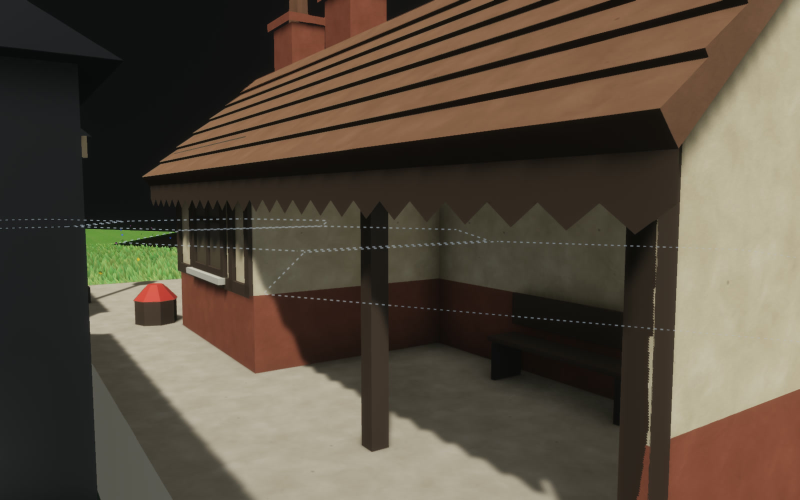
#> input picture docs/checkpoints/rail_station/station-play-shelter.jpg, 1600 x 1000 px, given in place of ref-1.jpg, which was not available (shown at 1/2 size)
$ python sheet.py
#> lines starting #> are read from the running program, lines starting #| are printed output that depends on the picture; pictures that were not available may be replaced by others from this repository, and a replacement may not be noted
"""Review sheet for the station, rail_station_platform and rail_station_shelter (P3, refs A17): the approved references, a textured headless EEVEE
still, and the in-engine shots (`--tilt off`) from station.json. Run from the repo root after
run.sh: python3 docs/checkpoints/rail_station/sheet.py"""
import pathlib
import sys

ROOT = pathlib.Path(__file__).resolve().parents[3]
sys.path.insert(0, str(ROOT / "scripts/assets"))
from PIL import Image, ImageDraw  # noqa: E402

DOCS = ROOT / "docs/checkpoints/rail_station"
CELLS = [
    (ROOT / "assets-source/refs/rail_station/ref-1.jpg", "ref-1 (approved): the shelter is the house style"),
    (ROOT / "assets-source/refs/rail_station/ref-2.jpg", "ref-2 (approved)"),
    (DOCS / "still.jpg", "textured EEVEE still (Blender AgX; evidence only)"),
    (DOCS / "station-play.jpg", "in engine, play distance, tilt off: station beside the straight, train on the bend"),
    (DOCS / "station-close-sun.jpg", "close-up, sun side (about 6 m)"),
    (DOCS / "station-close-shade.jpg", "close-up, shade side (about 6 m)"),
    (DOCS / "station-eye.jpg", "eye level 1.7 m on the platform, along the track"),
    (DOCS / "station-scale.jpg", "scale: carriage, station, barn and the bakery beyond"),
]
W, H, PAD, LABEL = 800, 500, 12, 28
cols, rows = 2, (len(CELLS) + 1) // 2
sheet = Image.new("RGB", (cols * (W + PAD) + PAD, rows * (H + LABEL + PAD) + PAD), (30, 30, 30))
#> sheet: PIL image 1636x2172 RGB; every value is 30
draw = ImageDraw.Draw(sheet)
for i, (path, label) in enumerate(CELLS):
    img = Image.open(path).convert("RGB")
#> img is the input picture: PIL image 1600x1000 RGB; mean R, G, B 87, 76.3, 62.8
    img.thumbnail((W, H))
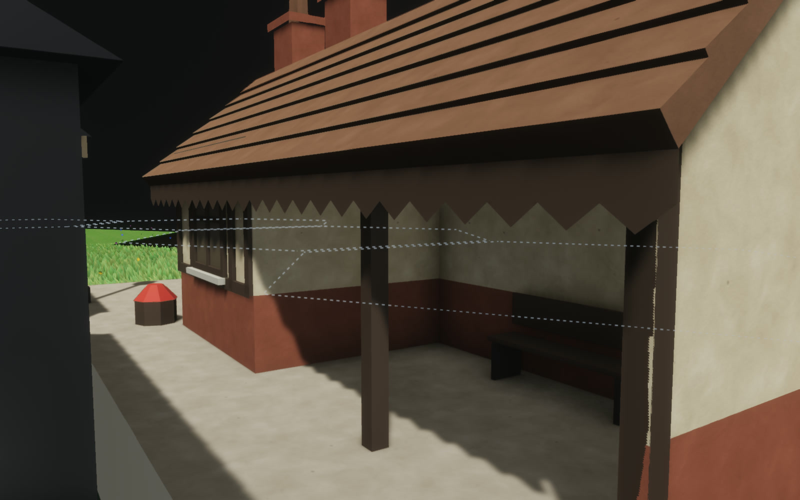
#> img: PIL image 800x500 RGB; mean R, G, B 87.1, 76.3, 62.8
    x = PAD + (i % cols) * (W + PAD)
    y = PAD + (i // cols) * (H + LABEL + PAD)
    sheet.paste(img, (x + (W - img.width) // 2, y + LABEL + (H - img.height) // 2))
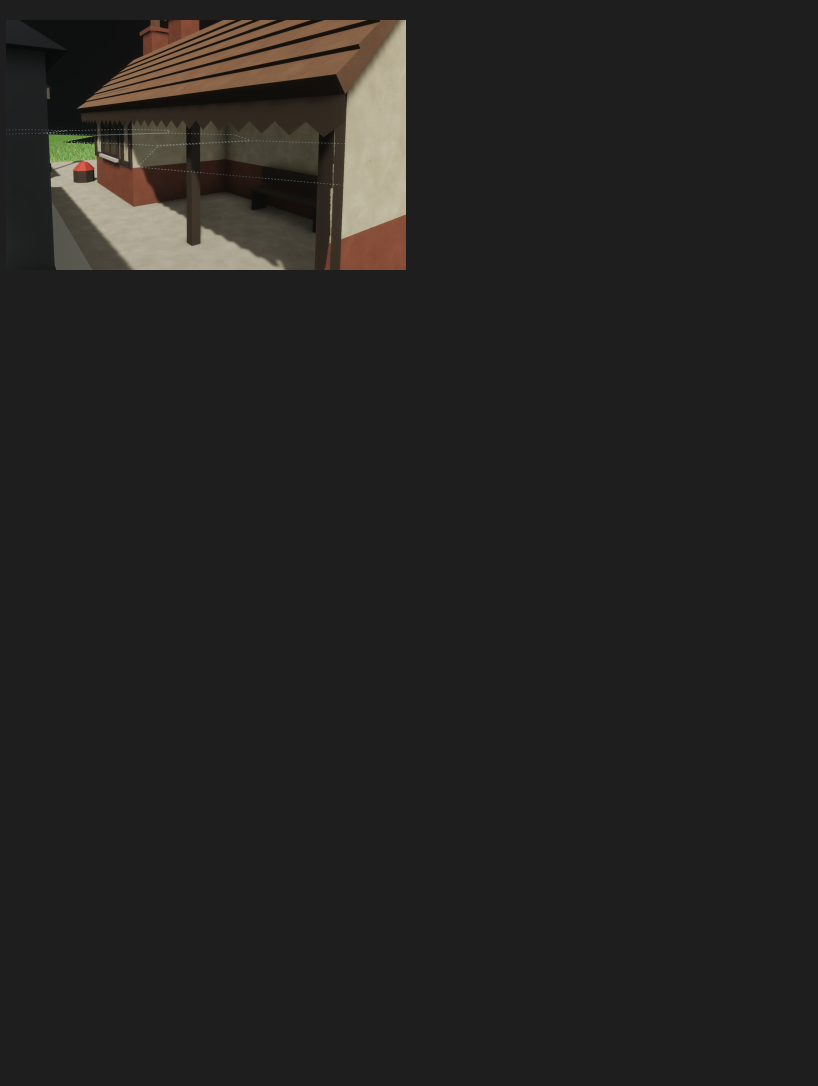
#> sheet: PIL image 1636x2172 RGB (shown at 1/2 size); mean R, G, B 36.4, 35.2, 33.7
    draw.text((x + 4, y + 6), label, fill=(230, 230, 230))
#> pass 2 of the loop `for i, (path, label) in enumerate(CELLS):`:
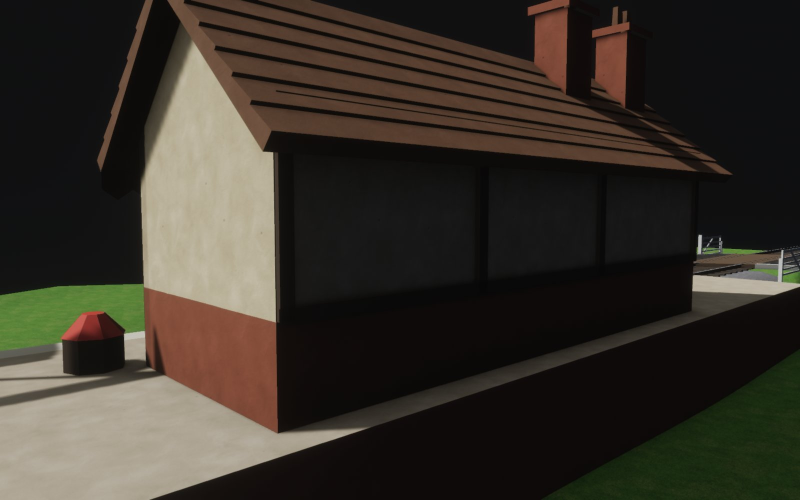
#> input picture docs/checkpoints/rail_station/station-close-shade.jpg, 1600 x 1000 px, given in place of ref-2.jpg, which was not available (shown at 1/2 size)
#> img is the input picture: PIL image 1600x1000 RGB; mean R, G, B 55.4, 49.6, 41.2
#> `img.thumbnail((W, H))`:
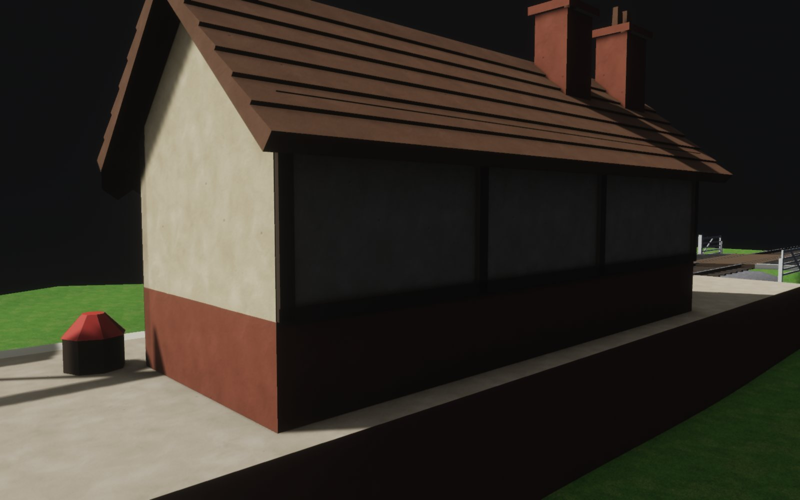
#> img: PIL image 800x500 RGB; mean R, G, B 55.4, 49.6, 41.2
#> `sheet.paste(img, (x + (W - img.width) // 2, y + LABEL + (H - img.heigh..`:
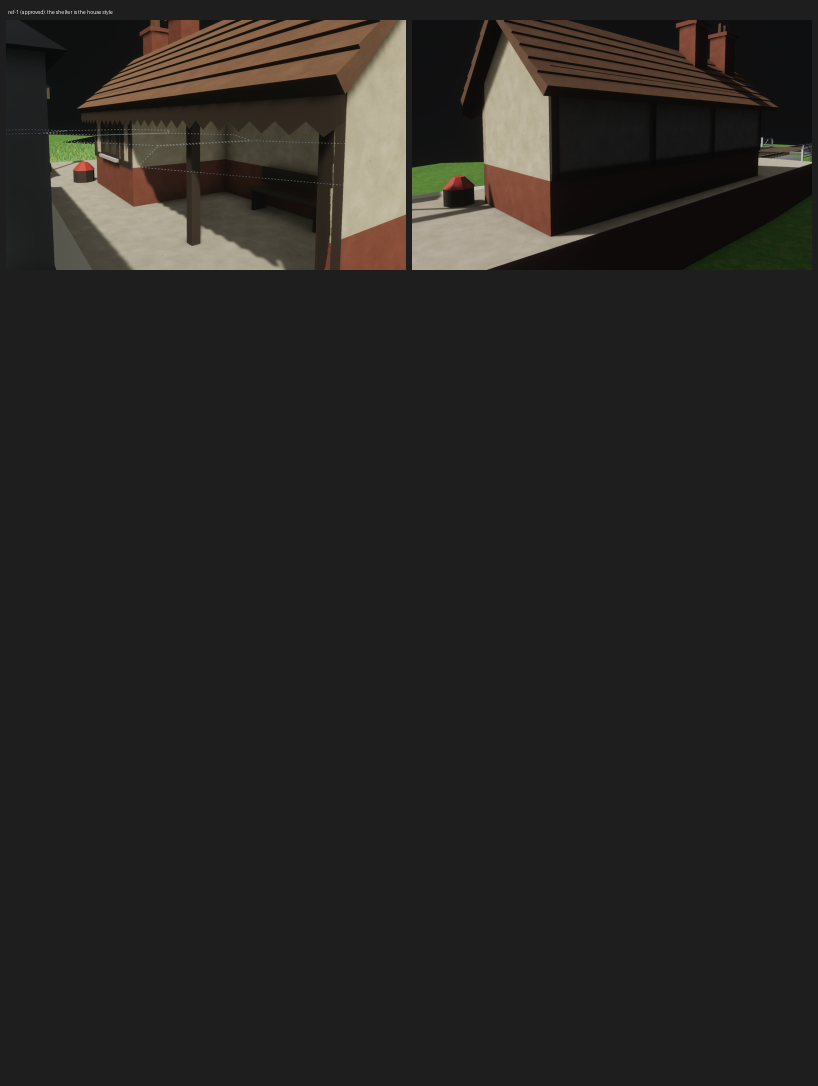
#> sheet: PIL image 1636x2172 RGB (shown at 1/2 size); mean R, G, B 39.3, 37.4, 35
#> (the run stopped early here; a loop or call above may not have finished)
